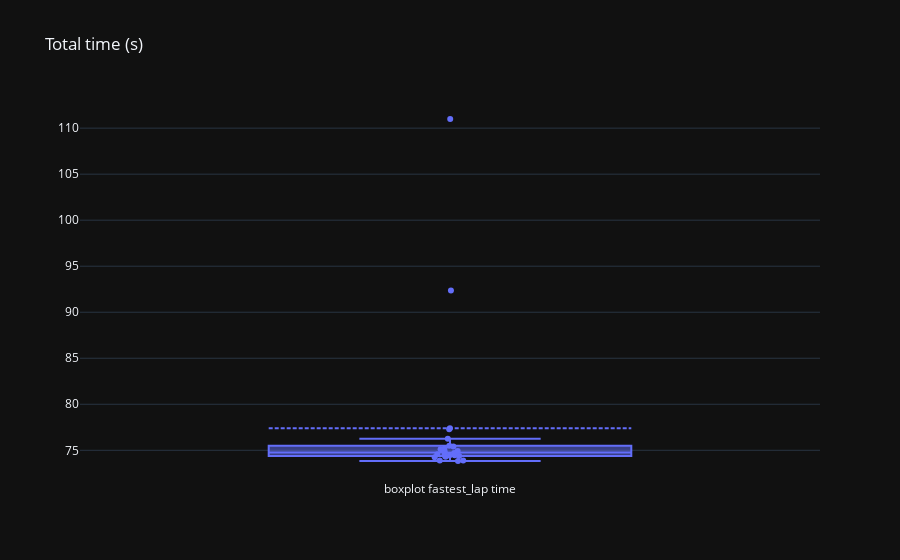

Notebook code cell kept with this figure:
### Code cell
fig = go.Figure(layout=go.Layout(title="Total time (s)", template="plotly_dark"))
fig.add_trace(go.Box(y=last_gp["best_lap"], name="boxplot fastest_lap time", boxpoints="all", jitter=0.1, pointpos=0, boxmean=True, text=last_gp["pilot"]))

### Figure 1 — Plotly figure (JSON) as saved in the notebook; plotly's stock layout.template omitted (floating-point values rounded to 4 significant figures)
{"data": [{"boxmean": true, "boxpoints": "all", "jitter": 0.1, "name": "boxplot fastest_lap time", "pointpos": 0, "text": ["dev", "ric", "ver", "alo", "gas", "per", "sai", "ham", "nor", "alb", "pia", "oco", "str", "hul", "law", "bot", "tsu", "mag", "rus", "zho", "lec", "sar"], "type": "box", "y": [92.35, 111.0, 73.89, 73.84, 74.44, 74.23, 74.93, 73.9, 74.39, 74.47, 74.3, 74.57, 75.17, 74.47, 74.82, 74.7, 76.25, 75.49, 75.12, 75.42, 77.28, 77.4]}], "layout": {"title": {"text": "Total time (s)"}}}
